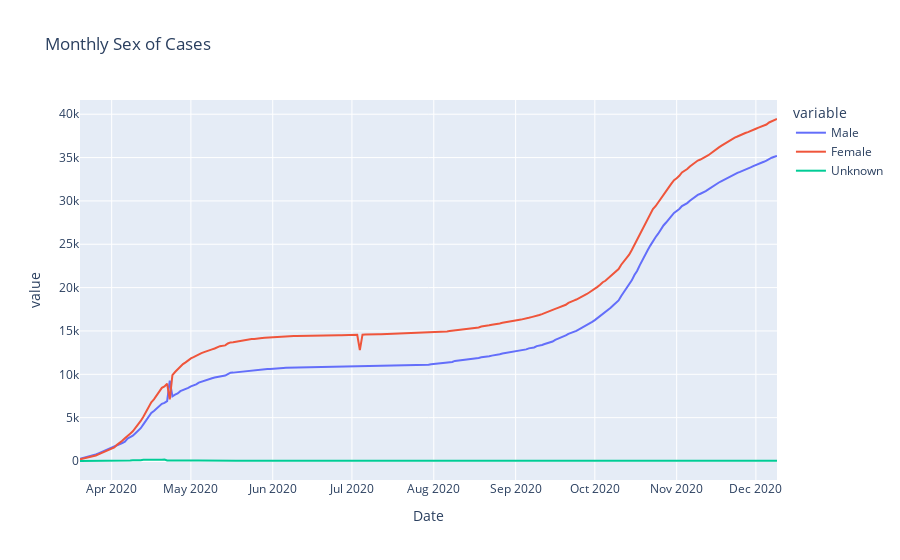

This figure's notebook cell:
### Markdown cell above
Create a graph showing the Male, Female and unknown cases

### Code cell
import plotly.express as px


grouped = df.groupby("Date")["Male", "Female", "Unknown"].sum().reset_index()

fig = px.line(
    grouped,
    x="Date",
    y=["Male", "Female", "Unknown"],
    title="Monthly Sex of Cases",
)
fig.show()
fig.write_image(f"{images_dir}/sex.svg", format="svg")

### Figure 1 — Plotly figure (JSON) as saved in the notebook; plotly's stock layout.template omitted (floating-point values rounded to 4 significant figures; data arrays with more than 128 entries replaced by an {"elided": "..."} marker saying what was removed)
{"data": [{"hovertemplate": "variable=Male<br>Date=%{x}<br>value=%{y}<extra></extra>", "legendgroup": "Male", "line": {"color": "#636efa", "dash": "solid"}, "mode": "lines", "name": "Male", "orientation": "v", "showlegend": true, "type": "scatter", "x": {"elided": "265 str values"}, "xaxis": "x", "y": {"elided": "265 int values"}, "yaxis": "y"}, {"hovertemplate": "variable=Female<br>Date=%{x}<br>value=%{y}<extra></extra>", "legendgroup": "Female", "line": {"color": "#EF553B", "dash": "solid"}, "mode": "lines", "name": "Female", "orientation": "v", "showlegend": true, "type": "scatter", "x": {"elided": "265 str values"}, "xaxis": "x", "y": {"elided": "265 int values"}, "yaxis": "y"}, {"hovertemplate": "variable=Unknown<br>Date=%{x}<br>value=%{y}<extra></extra>", "legendgroup": "Unknown", "line": {"color": "#00cc96", "dash": "solid"}, "mode": "lines", "name": "Unknown", "orientation": "v", "showlegend": true, "type": "scatter", "x": {"elided": "265 str values"}, "xaxis": "x", "y": {"elided": "265 int values"}, "yaxis": "y"}], "layout": {"legend": {"title": {"text": "variable"}, "tracegroupgap": 0}, "title": {"text": "Monthly Sex of Cases"}, "xaxis": {"anchor": "y", "domain": [0, 1], "title": {"text": "Date"}}, "yaxis": {"anchor": "x", "domain": [0, 1], "title": {"text": "value"}}}}
